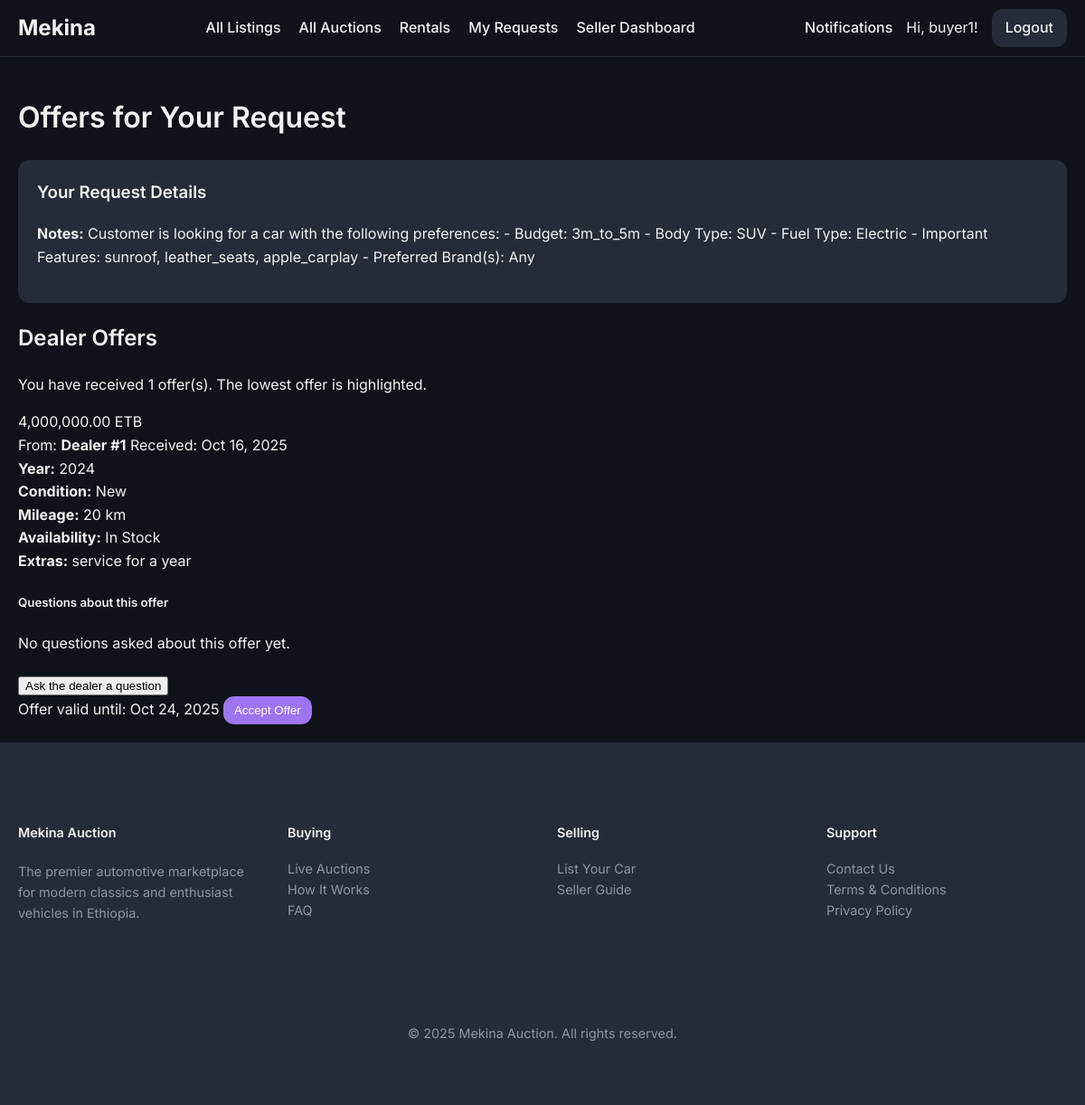
/requests/2 (signed in), run on an earlier commit of the app's database.
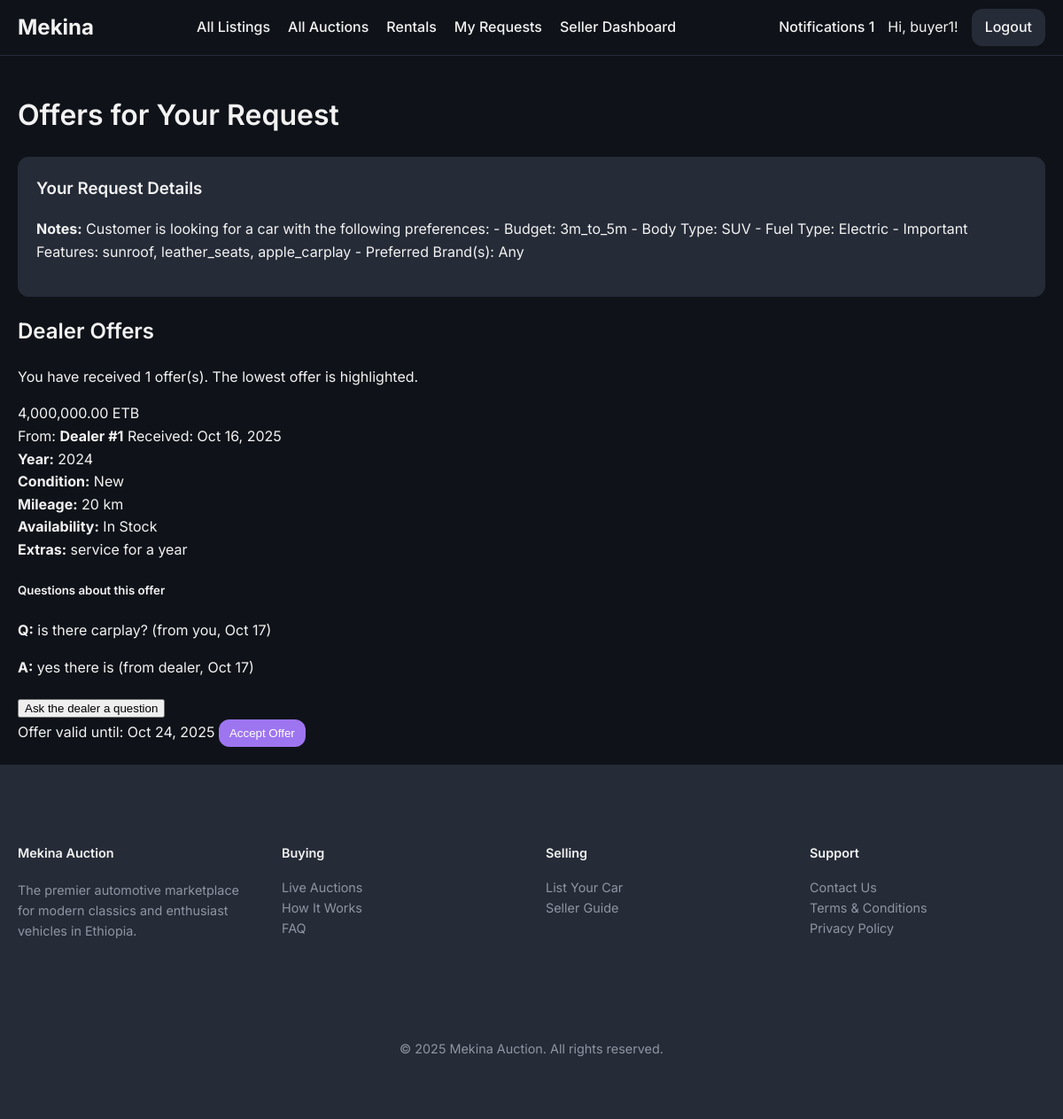
And on a later commit of the database.
### models/user.py (models this page shows, shortened)
class User(UserMixin, db.Model):
    id = db.Column(db.Integer, primary_key=True)
    username = db.Column(db.String(64), index=True, unique=True, nullable=False)
    email = db.Column(db.String(120), index=True, unique=True, nullable=False)
    phone_number = db.Column(db.String(20), nullable=True)
    password_hash = db.Column(db.String(128))
    is_admin = db.Column(db.Boolean, default=False)
    is_dealer = db.Column(db.Boolean, default=False)
    is_rental_company = db.Column(db.Boolean, default=False)
    points = db.Column(db.Integer, nullable=False, default=5) # Points for dealers to bid
    cars = db.relationship('Car', backref='owner', lazy='dynamic')
    bids = db.relationship('Bid', backref='bidder', lazy='dynamic')
    dealer_bids = db.relationship('DealerBid', backref='dealer', lazy='dynamic')
    car_requests = db.relationship('CarRequest', backref='customer', lazy='dynamic')

### models/car_request.py (models this page shows)
class CarRequest(db.Model):
    __tablename__ = 'car_requests'
    id = db.Column(db.Integer, primary_key=True)
    make = db.Column(db.String(64), nullable=True)
    model = db.Column(db.String(64), nullable=True)
    min_year = db.Column(db.Integer, nullable=True)
    max_mileage = db.Column(db.Integer, nullable=True)
    notes = db.Column(db.Text, nullable=True)
    status = db.Column(db.String(20), default='active', nullable=False) # e.g., active, completed, expired
    created_at = db.Column(db.DateTime, default=datetime.utcnow)
    user_id = db.Column(db.Integer, db.ForeignKey('user.id'), nullable=False)
    dealer_bids = db.relationship('DealerBid', foreign_keys='DealerBid.request_id', backref='car_request', lazy='dynamic', cascade="all, delete-orphan")
    accepted_bid_id = db.Column(db.Integer, db.ForeignKey('dealer_bid.id', use_alter=True, name='fk_car_requests_accepted_bid_id'), nullable=True)
    accepted_bid = db.relationship('DealerBid', foreign_keys=[accepted_bid_id])

### models/dealer_bid.py (models this page shows, shortened)
class DealerBid(db.Model):
    id = db.Column(db.Integer, primary_key=True)
    price = db.Column(db.Float, nullable=False)
    timestamp = db.Column(db.DateTime, index=True, default=datetime.utcnow)
    status = db.Column(db.String(20), nullable=False, default='pending') # e.g., pending, accepted, rejected
    availability = db.Column(db.String(50), nullable=False)
    car_year = db.Column(db.Integer, nullable=False)
    mileage = db.Column(db.Integer, nullable=False)
    condition = db.Column(db.String(50), nullable=False)
    extras = db.Column(db.Text, nullable=True)
    valid_until = db.Column(db.Date, nullable=False)
    message = db.Column(db.Text, nullable=True)
    dealer_id = db.Column(db.Integer, db.ForeignKey('user.id'), nullable=False)
    request_id = db.Column(db.Integer, db.ForeignKey('car_requests.id'), nullable=False)
    deal = db.relationship('Deal', backref='accepted_bid', uselist=False, foreign_keys='Deal.accepted_bid_id')

### models/request_question.py (models this page shows, shortened)
class RequestQuestion(db.Model):
    __tablename__ = 'request_questions'
    id = db.Column(db.Integer, primary_key=True)
    question_text = db.Column(db.Text, nullable=False)
    answer_text = db.Column(db.Text, nullable=True)
    timestamp = db.Column(db.DateTime, nullable=False, default=datetime.utcnow)
    answer_timestamp = db.Column(db.DateTime, nullable=True)
    user_id = db.Column(db.Integer, db.ForeignKey('user.id'), nullable=False) # The user (buyer) asking
    dealer_bid_id = db.Column(db.Integer, db.ForeignKey('dealer_bid.id'), nullable=False)
    asker = db.relationship('User', backref='asked_request_questions')
    dealer_bid = db.relationship('DealerBid', backref=db.backref('questions', lazy='dynamic', cascade="all, delete-orphan"))

### routes/request.py (the view)
@request_bp.route('/<int:request_id>')
@login_required
def request_detail(request_id):
    car_request = CarRequest.query.get_or_404(request_id)
    if car_request.user_id != current_user.id and not current_user.is_admin:
        abort(403)
    bids = car_request.dealer_bids.order_by(DealerBid.price.asc()).all()
    question_form = RequestQuestionForm()
    return render_template('request_detail.html', car_request=car_request, bids=bids, question_form=question_form)

### templates/request_detail.html (shortened to what this page needs)
{% extends "base.html" %}
{% macro offer_card(bid, loop_index, is_lowest=false) %}
<div class="offer-card {% if is_lowest %}lowest-bid-highlight{% endif %}">
    <div class="offer-header">
        <div class="offer-price">
            {{ '{:,.2f}'.format(bid.price) }} ETB
        </div>
        <div class="offer-meta">
            <span>From: <strong>Dealer #{{ loop_index }}</strong></span>
            <span>Received: {{ bid.timestamp.strftime('%b %d, %Y') }}</span>
        </div>
    </div>
    <div class="offer-details-grid">
        <div><strong>Year:</strong> {{ bid.car_year }}</div>
        <div><strong>Condition:</strong> {{ bid.condition }}</div>
        <div><strong>Mileage:</strong> {{ '{:,}'.format(bid.mileage) }} km</div>
        <div><strong>Availability:</strong> {{ bid.availability }}</div>
    </div>
    {% if bid.extras %}
    <div class="offer-extras">
        <strong>Extras:</strong> {{ bid.extras }}
    </div>
    {% endif %}
    <div class="offer-qna-section" id="qna-for-bid-{{ bid.id }}">
        <h5>Questions about this offer</h5>
        {% if bid.questions.all() %}
            {% for q in bid.questions %}
            <div class="qna-item">
                <p class="question"><strong>Q:</strong> {{ q.question_text }} <span class="meta"> (from you, {{ q.timestamp.strftime('%b %d') }})</span></p>
                {% if q.answer_text %}
                <p class="answer"><strong>A:</strong> {{ q.answer_text }} <span class="meta">(from dealer, {{ q.answer_timestamp.strftime('%b %d') }})</span></p>
                {% else %}
                <p class="answer-pending"><em>Awaiting dealer response...</em></p>
                {% endif %}
            </div>
            {% endfor %}
        {% else %}
            <p class="no-questions-yet">No questions asked about this offer yet.</p>
        {% endif %}
        {% if car_request.status == 'active' %}
        <div class="ask-question-container">
            <button class="btn-link ask-question-btn" data-bid-id="{{ bid.id }}">Ask the dealer a question</button>
        </div>
        {% endif %}
    </div>
    <div class="offer-footer">
        <span class="valid-until">Offer valid until: {{ bid.valid_until.strftime('%b %d, %Y') }}</span>
        {% if car_request.status == 'active' %}
        <form action="{{ url_for('request.accept_offer', bid_id=bid.id) }}" method="POST" style="display: inline;">
            <button type="submit" class="btn approve" onclick="return confirm('Are you sure you want to accept this offer? This will close the request to other offers.');">Accept Offer</button>
        </form>
        {% elif bid.status == 'accepted' %}
            <span class="status-approved">Offer Accepted</span>
        {% endif %}
    </div>
</div>
{% endmacro %}
{% block content %}
    <h1>Offers for Your Request</h1>
    <div class="question-context">
        <h3>Your Request Details</h3>
        <p><strong>Notes:</strong> {{ car_request.notes or 'None' }}</p>
    </div>
    <h2>Dealer Offers</h2>
    {% if bids %}
        <p>You have received {{ bids|length }} offer(s). The lowest offer is highlighted.</p>
        <div class="offer-list">
            {% for bid in bids %}
                {{ offer_card(bid, loop.index, is_lowest=loop.first) }}
            {% endfor %}
        </div>
    {% else %}
        <p>No dealers have placed an offer on your request yet. Please check back soon!</p>
    {% endif %}
{% endblock %}

### templates/base.html (shortened to what this page needs)
<!DOCTYPE html>
<html lang="en">
<head>
    <link rel="stylesheet" href="{{ url_for('static', filename='css/style.css') }}">
</head>
<body>
    <nav>
        <a href="{{ url_for('main.home') }}" class="nav-brand">Mekina</a>
        <ul>
            {% if current_user.is_authenticated and current_user.is_admin %}
                <li><a href="{{ url_for('admin.dashboard') }}">Dashboard</a></li>
                <li><a href="{{ url_for('rentals.list_rentals') }}">Rentals</a></li>
                <li><a href="{{ url_for('admin.user_management') }}">Users</a></li>
                <li><a href="{{ url_for('auctions.list_auctions') }}">Manage Auctions</a></li>
            {% elif current_user.is_authenticated %}
                <li><a href="{{ url_for('main.all_listings') }}">All Listings</a></li>
                <li><a href="{{ url_for('auctions.list_auctions') }}">All Auctions</a></li>
                <li><a href="{{ url_for('rentals.list_rentals') }}">Rentals</a></li>
                {% if not current_user.is_dealer %}
                <li><a href="{{ url_for('request.my_requests') }}">My Requests</a></li>
                {% endif %}
                {% if not current_user.is_dealer %}
                    <li><a href="{{ url_for('seller.dashboard') }}">Seller Dashboard</a></li>
                {% endif %}
            {% else %}
                <li><a href="{{ url_for('main.all_listings') }}">All Listings</a></li>
                <li><a href="{{ url_for('auctions.list_auctions') }}">All Auctions</a></li>
                <li><a href="{{ url_for('rentals.list_rentals') }}">Rentals</a></li>
            {% endif %}
        </ul>
        <div class="nav-right">
            {% if current_user.is_authenticated %}
                <a href="{{ url_for('main.notifications') }}">
                    Notifications
                    {% if unread_notifications > 0 %}<span class="notification-badge">{{ unread_notifications }}</span>{% endif %}
                </a>
                <span>Hi, {{ current_user.username }}!</span>
                <a href="{{ url_for('auth.logout') }}" class="nav-button">Logout</a>
            {% else %}
                <a href="{{ url_for('auth.login') }}" class="nav-button">Login</a>
                <a href="{{ url_for('auth.register') }}" class="nav-button">Register</a>
            {% endif %}
        </div>
    </nav>
    <main class="container">
        {% block content %}{% endblock %}
    </main>
    <footer class="site-footer">
        <div class="container">
            <div class="footer-grid">
                <div class="footer-brand">
                    <h4>Mekina Auction</h4>
                    <p>
                        The premier automotive marketplace for modern classics and enthusiast vehicles in Ethiopia.
                    </p>
                </div>
                <div class="footer-links">
                    <h4>Buying</h4>
                    <ul>
                        <li><a href="{{ url_for('auctions.list_auctions') }}">Live Auctions</a></li>
                        <li><a href="#">How It Works</a></li>
                        <li><a href="#">FAQ</a></li>
                    </ul>
                </div>
                <div class="footer-links">
                    <h4>Selling</h4>
                    <ul>
                        <li><a href="{{ url_for('seller.submit_car') }}">List Your Car</a></li>
                        <li><a href="#">Seller Guide</a></li>
                    </ul>
                </div>
                <div class="footer-links">
                    <h4>Support</h4>
                    <ul>
                        <li><a href="#">Contact Us</a></li>
                        <li><a href="#">Terms & Conditions</a></li>
                        <li><a href="#">Privacy Policy</a></li>
                    </ul>
                </div>
            </div>
            <div class="footer-bottom">
                <p>&copy; {{ now.year }} Mekina Auction. All rights reserved.</p>
            </div>
        </div>
    </footer>
</body>
</html>

### static/css/style.css (style rules this page uses)
:root { --background: 220 25% 8%; --foreground: 0 0% 95%; --card: 220 20% 12%; --card-foreground: 0 0% 95%; --popover: 220 20% 12%; --popover-foreground: 0 0% 95%; --primary: 38 92% 50%; --primary-foreground: 220 70% 12%; --secondary: 220 20% 18%; --secondary-foreground: 0 0% 95%; --muted: 220 20% 16%; --muted-foreground: 220 10% 60%; --accent: 260 80% 70%; --accent-foreground: 0 0% 100%; --destructive: 0 62.8% 30.6%; --destructive-foreground: 0 0% 100%; --border: 220 20% 18%; --input: 220 20% 18%; --ring: 260 80% 70%; --radius: 0.75rem; --success: 142 76% 36%; --warning: 38 92% 50%; --info: 220 20% 18%; --gradient-primary: linear-gradient(135deg, hsl(220 20% 12%), hsl(220 20% 18%)); --gradient-accent: linear-gradient(135deg, hsl(260 80% 70%), hsl(260 70% 60%)); --shadow-card: 0 4px 6px -1px hsl(0 0% 0% / 0.3), 0 2px 4px -1px hsl(0 0% 0% / 0.2); --shadow-elevated: 0 10px 15px -3px hsl(0 0% 0% / 0.3), 0 4px 6px -2px hsl(0 0% 0% / 0.2); }
body { font-family: 'Inter', sans-serif; background-color: hsl(var(--background)); color: hsl(var(--foreground)); margin: 0; line-height: 1.6; display: flex; flex-direction: column; min-height: 100vh; }
main { flex-grow: 1; }
.container, .main-content, .sidebar { max-width: 1200px; margin: 20px auto; padding: 0 20px; }
h1, h2, h3, h4, h5, h6 { font-weight: 600; }
a { color: hsl(var(--accent)); text-decoration: none; }
nav { background-color: hsl(var(--background)); border-bottom: 1px solid hsl(var(--border)); padding: 10px 20px; display: flex; justify-content: space-between; align-items: center; }
.nav-brand { font-size: 1.5rem; font-weight: 700; color: hsl(var(--foreground)); text-decoration: none; }
nav ul { list-style: none; margin: 0; padding: 0; display: flex; gap: 20px; }
nav a { color: hsl(var(--foreground)); font-weight: 500; }
.nav-right { display: flex; align-items: center; gap: 15px; }
.nav-button { background-color: hsl(var(--info)); color: hsl(var(--foreground)); padding: 8px 15px; border-radius: var(--radius); font-weight: 500; }
.site-footer { background-color: hsl(var(--secondary)); border-top: 1px solid hsl(var(--border)); padding: 3rem 0; font-size: 0.9rem; }
.footer-grid { display: grid; grid-template-columns: repeat(4, 1fr); gap: 2rem; }
.footer-brand p { color: hsl(var(--muted-foreground)); margin-top: 1rem; }
.footer-links h4 { margin-bottom: 1rem; font-weight: 600; }
.footer-links ul { list-style: none; padding: 0; margin: 0; space-y: 0.5rem; }
.footer-links a { color: hsl(var(--muted-foreground)); }
.footer-bottom { margin-top: 3rem; padding-top: 2rem; border-top: 1px solid hsl(var(--border)); text-align: center; color: hsl(var(--muted-foreground)); }
.admin-actions, .question-context { background-color: hsl(var(--secondary)); border: 1px solid hsl(var(--border)); padding: 20px; margin-bottom: 20px; border-radius: var(--radius); }
.admin-actions h3, .question-context h3 { margin-top: 0; }
.btn, .button-group button, .button-group a { border: none; padding: 8px 12px; border-radius: var(--radius); cursor: pointer; font-weight: 500; text-decoration: none; display: inline-block; text-align: center; }
.btn.approve, .button-group .approve { background-color: hsl(var(--accent)); color: hsl(var(--accent-foreground)); }
.ask-question-container { margin-top: 20px; }

What changed in the data, as far as the page shows it:
shown differently, row unchanged: DealerBid "New": no longer shows "No questions asked about this offer yet."
added RequestQuestion: question_text "is there carplay?", timestamp "Oct 17", answer_text "yes there is", answer_timestamp "Oct 17"
Also different on the page:
{{ unread_notifications }}: (not shown) → "1"
